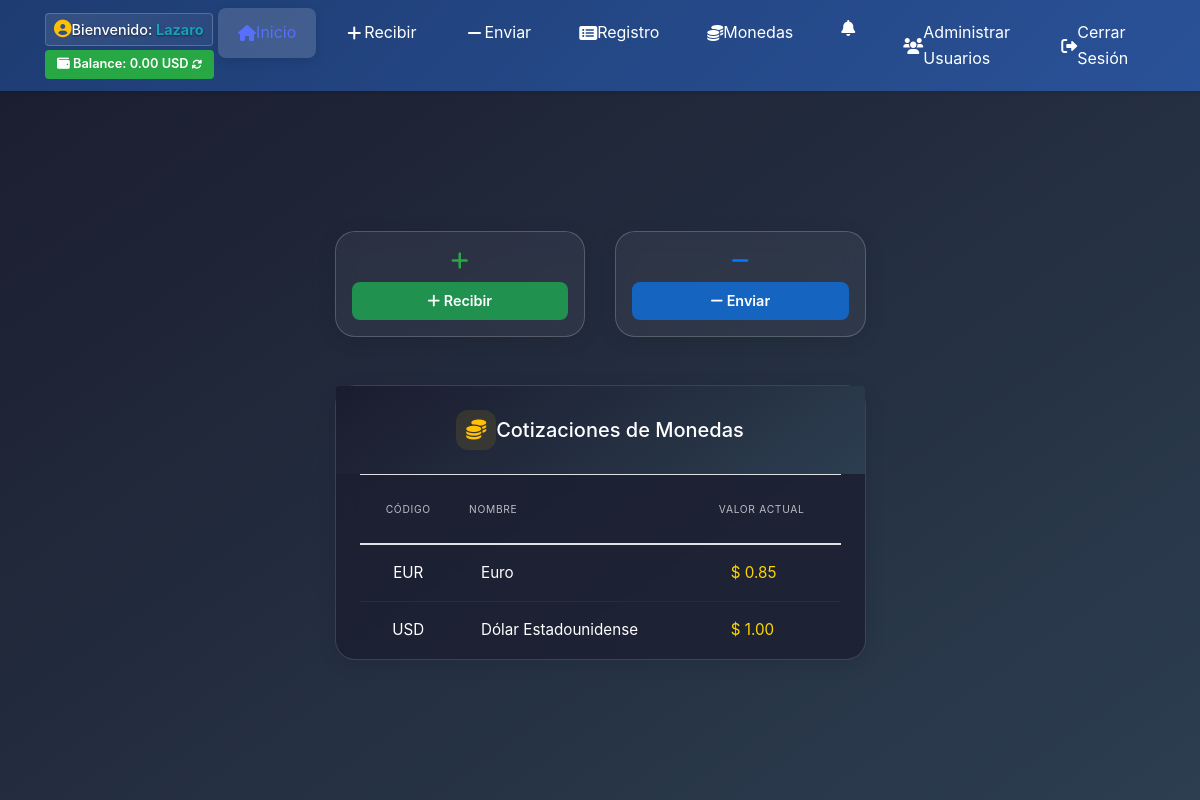
Page /eglisapp/ (signed in) on the earlier database version.
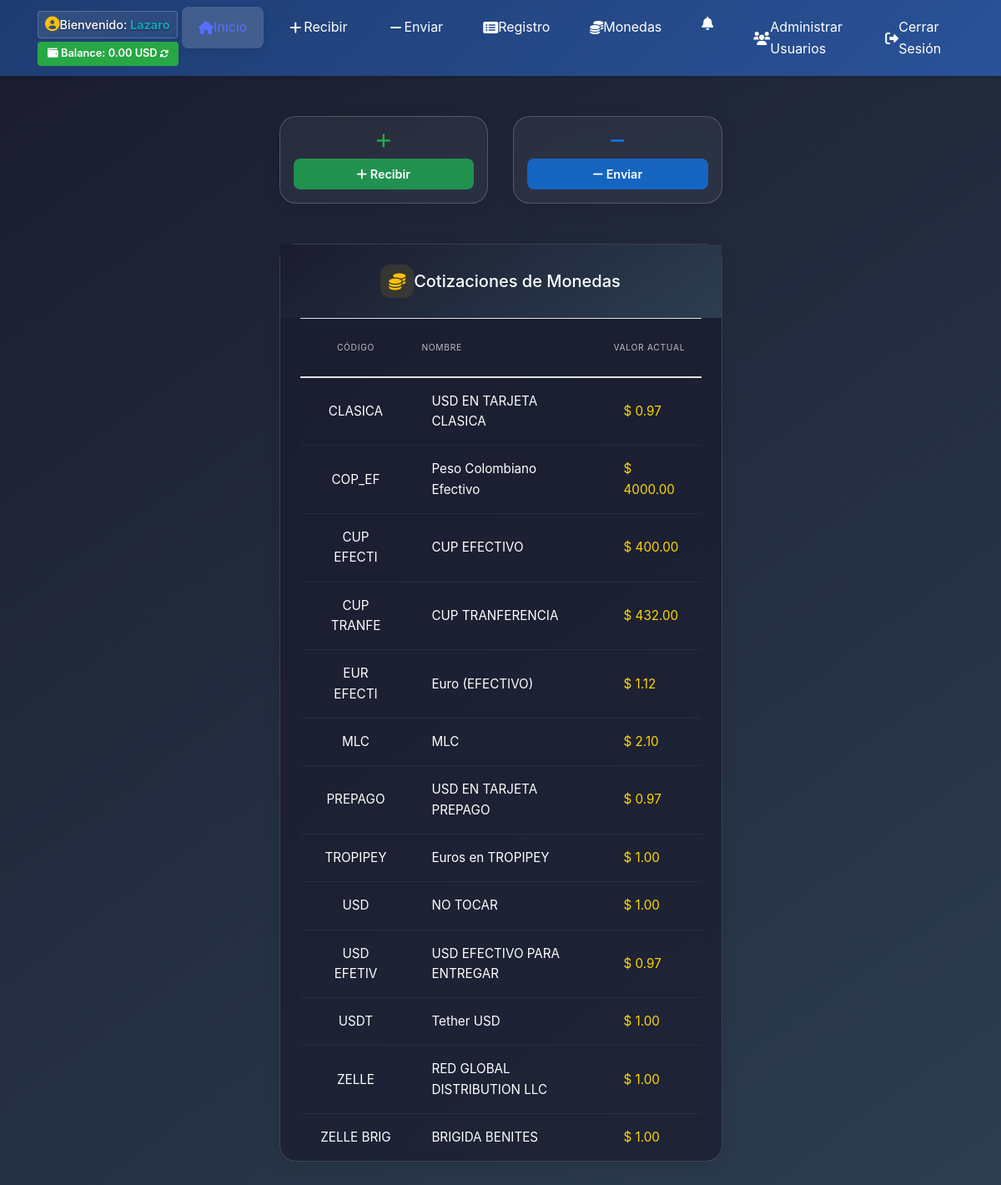
Same page on the later database version.
### remesas/models.py (models this page shows, shortened)
class Moneda(models.Model):
    TIPO_MONEDA_CHOICES = [
        ('efectivo', 'Efectivo'),
        ('transferencia', 'Transferencia'),
    ]
    codigo = models.CharField(max_length=10, unique=True, verbose_name='Código')
    nombre = models.CharField(max_length=50, verbose_name='Nombre')
    valor_actual = models.DecimalField(
        max_digits=15,
        decimal_places=6,
        verbose_name='Valor Actual',
        help_text='Valor actual de la moneda respecto al USD'
    )
    valor_comercial = models.DecimalField(
        max_digits=15,
        decimal_places=6,
        verbose_name='Valor Comercial',
        help_text='Valor comercial de la moneda para transacciones'
    )
    tipo_moneda = models.CharField(
        max_length=20,
        choices=TIPO_MONEDA_CHOICES,
        default='transferencia',
        verbose_name='Tipo de Moneda',
        help_text='Tipo de moneda: efectivo o transferencia'
    )
    activa = models.BooleanField(default=True, verbose_name='Activa')
    fecha_creacion = models.DateTimeField(auto_now_add=True)
    fecha_actualizacion = models.DateTimeField(auto_now=True)
    class Meta:
        verbose_name = 'Moneda'
        verbose_name_plural = 'Monedas'
        ordering = ['codigo']

### eglisapp/views.py (the view)
# urls.py: 2. Add a URL to urlpatterns:  path('', views.home, name='home')
@login_required
def home(request):
    from remesas.models import Moneda
    monedas = Moneda.objects.filter(activa=True)
    return render(request, 'eglisapp/home.html', {'monedas': monedas})

### eglisapp/templates/eglisapp/home.html (shortened to what this page needs)
{% extends "eglisapp/base.html" %}
{% load static %}
{% block content %}
<section class="hero-section min-vh-100 d-flex align-items-center py-4 py-md-5" style="background: transparent;">
    <div class="container px-4">
        <div class="row justify-content-center mb-4 mb-md-5">
            <div class="col-12">
                <div class="row g-2 justify-content-center">
                    <div class="col-5 col-sm-4 col-md-3">
                        <div class="card h-100 bg-recibir hover-shadow transition">
                            <div class="card-body text-center p-2 p-sm-3">
                                <div class="mb-2">
                                    <i class="fas fa-plus fa-lg text-success"></i>
                                </div>
                                <a href="{% url 'remesas:nueva_remesa' %}" class="btn w-100 btn-action btn-recibir btn-compact">
                                    <i class="fas fa-plus me-1"></i> Recibir
                                </a>
                            </div>
                        </div>
                    </div>
                    <div class="col-5 col-sm-4 col-md-3">
                        <div class="card h-100 bg-enviar hover-shadow transition">
                            <div class="card-body text-center p-2 p-sm-3">
                                <div class="mb-2">
                                    <i class="fas fa-minus fa-lg text-primary"></i>
                                </div>
                                <a href="{% url 'remesas:crear_pago' %}" class="btn w-100 btn-action btn-enviar btn-compact">
                                    <i class="fas fa-minus me-1"></i> Enviar
                                </a>
                            </div>
                        </div>
                    </div>
                </div>
            </div>
        </div>
        <div class="row justify-content-center">
            <div class="col-12 col-md-8 col-lg-6">
                <div class="card shadow-lg cotizaciones-card">
                    <div class="card-header py-4 border-0" style="background: linear-gradient(145deg, #1a1c2e, #2c3e50);">
                        <div class="d-flex align-items-center justify-content-center">
                            <div class="header-icon me-3">
                                <i class="fas fa-coins fa-lg text-warning"></i>
                            </div>
                            <h5 class="mb-0 text-white fw-semibold">Cotizaciones de Monedas</h5>
                        </div>
                    </div>
                    <div class="card-body px-4 py-0">
                        <div class="table-responsive">
                            <table class="table table-hover mb-0 cotizaciones-table">
                                <thead>
                                    <tr>
                                        <th class="py-4 text-center text-uppercase"><small>Código</small></th>
                                        <th class="py-4 text-uppercase"><small>Nombre</small></th>
                                        <th class="py-4 text-end text-uppercase"><small>Valor Actual</small></th>
                                    </tr>
                                </thead>
                                <tbody>
                                    {% for moneda in monedas %}
                                    <tr class="cotizacion-row">
                                        <td class="py-3 px-4 border-0 text-center">
                                            <span class="text-white-75">{{ moneda.codigo }}</span>
                                        </td>
                                        <td class="py-3 px-4 border-0">
                                            <span class="text-white-75">{{ moneda.nombre }}</span>
                                        </td>
                                        <td class="py-3 px-4 border-0 text-end">
                                            <span class="fw-semibold" style="color: #ffd700;">$ {{ moneda.valor_actual|floatformat:2 }}</span>
                                        </td>
                                    </tr>
                                    {% endfor %}
                                </tbody>
                            </table>
                        </div>
                    </div>
                </div>
            </div>
        </div>
    </div>
</section>
{% endblock %}

### eglisapp/templates/eglisapp/base.html (shortened to what this page needs)
<!DOCTYPE html>
<html lang="es">
<head>
    {% load static %}
    <link href="{% static 'eglisapp/vendor/bootstrap/css/bootstrap.min.css' %}" rel="stylesheet">
    <link href="{% static 'eglisapp/css/gestion.css' %}" rel="stylesheet">
    <link rel="stylesheet" href="https://cdnjs.cloudflare.com/ajax/libs/font-awesome/6.0.0/css/all.min.css">
    <link rel="stylesheet" href="https://cdn.jsdelivr.net/npm/sweetalert2@11/dist/sweetalert2.min.css">
</head>
<body{% block body_class %}{% endblock %}>
    <nav class="navbar navbar-expand-lg navbar-dark sticky-top py-2" id="mainNav">
        <div class="container">
            {% if user.is_authenticated %}
            <div class="d-flex flex-column align-items-start">
              <div class="text-white mb-1 px-2 py-1 rounded" style="background: linear-gradient(135deg, rgba(255,255,255,0.1), rgba(255,255,255,0.05)); border: 1px solid rgba(255,255,255,0.2); backdrop-filter: blur(10px);">
                <div class="d-flex align-items-center gap-2">
                  <i class="fas fa-user-circle text-warning" style="font-size: 1.1rem;"></i>
                  <span style="font-size: 0.9rem; font-weight: 500; text-shadow: 0 1px 2px rgba(0,0,0,0.5);">
                    Bienvenido: <strong class="text-info">{{ user.first_name|default:user.username }}</strong>
                  </span>
                </div>
              </div>
              {% if user.is_authenticated %}
              <div class="d-flex align-items-center">
                {% if user_balance is not None and user_balance >= 0 %}
                <span class="badge bg-success rounded-pill fs-4" id="balance-badge" style="cursor: pointer;" title="Clic para actualizar balance">
                <i class="fas fa-wallet me-1"></i>
                <span class="fw-medium">Balance:</span>
                  <span id="balance-amount">{{ user_balance|floatformat:2 }}</span> <span id="balance-currency">{{ user_balance_moneda }}</span>
                  <i class="fas fa-sync-alt ms-1" id="balance-refresh-icon" style="font-size: 0.8em;"></i>
                </span>
                {% endif %}
              </div>
              {% endif %}
            </div>
            {% endif %}
      <div class="collapse navbar-collapse mt-2 mt-lg-0" id="navbarResponsive">
        <ul class="navbar-nav mx-auto">
          <li class="nav-item {% if request.resolver_match.url_name == 'home' %}active{% endif %}">
            <a class="nav-link d-flex align-items-center gap-2" href="{% url 'home' %}">
              <i class="fas fa-home"></i>
              <span>Inicio</span>
            </a>
          </li>
          <li class="nav-item {% if request.resolver_match.url_name == 'nueva_remesa' %}active{% endif %}">
            <a class="nav-link d-flex align-items-center gap-2" href="{% url 'remesas:nueva_remesa' %}">
              <i class="fas fa-plus fa-fw"></i>
              <span>Recibir</span>
            </a>
          </li>
          <li class="nav-item {% if request.resolver_match.url_name == 'crear_pago' %}active{% endif %}">
            <a class="nav-link d-flex align-items-center gap-2" href="{% url 'remesas:crear_pago' %}">
              <i class="fas fa-minus fa-fw"></i>
              <span>Enviar</span>
            </a>
          </li>
          <li class="nav-item {% if request.resolver_match.url_name == 'registro_transacciones' %}active{% endif %}">
            <a class="nav-link d-flex align-items-center gap-2" href="{% url 'remesas:registro_transacciones' %}">
              <i class="fas fa-list-alt"></i>
              <span>Registro</span>
            </a>
          </li>
          {% if user_tipo == 'admin' or user_tipo == 'contable' %}
          <li class="nav-item {% if request.resolver_match.url_name == 'lista_monedas' %}active{% endif %}">
            <a class="nav-link d-flex align-items-center gap-2" href="{% url 'remesas:lista_monedas' %}">
              <i class="fas fa-coins"></i>
              <span>Monedas</span>
            </a>
          </li>
          {% endif %}
          {% if user.is_authenticated and user_tipo == 'admin' %}
          <li class="nav-item {% if request.resolver_match.url_name == 'destinatarios' %}active{% endif %}">
            <a class="nav-link d-flex align-items-center gap-2" href="{% url 'notificaciones:destinatarios' %}"
               title="Gestión de Destinatarios" data-bs-toggle="tooltip">
              <i class="fas fa-bell"></i>
            </a>
          </li>
          {% endif %}
          {% if user.is_authenticated %}
            {% if user_tipo == 'admin' %}
            <li class="nav-item">
              <a class="nav-link d-flex align-items-center gap-2" href="{% url 'admin_usuarios' %}">
                <i class="fas fa-users"></i>
                <span>Administrar Usuarios</span>
              </a>
            </li>
            {% endif %}
            <li class="nav-item">
              <a class="nav-link d-flex align-items-center gap-2" href="{% url 'login:logout' %}">
                <i class="fas fa-sign-out-alt"></i>
                <span>Cerrar Sesión</span>
              </a>
            </li>
          {% endif %}
        </ul>
      </div>
    </div>
  </nav>
  <div class="pull-to-refresh-container">
  </div>
    {% block content %}
    {% endblock %}
</body>
</html>

### eglisapp/static/eglisapp/css/gestion.css (style rules this page uses)
:root { --primary-gradient: linear-gradient(135deg, #1a2980 0%, #576ffb 100%); --text-color: #e2e8f0; --nav-bg: rgba(26, 32, 44, 0.95); --nav-text: #ffffff; --accent: #4facfe; --hover-color: #576ffb; --card-bg: rgba(26, 32, 44, 0.8); --border-color: rgba(255, 255, 255, 0.1); --nav-hover-bg: rgba(255, 255, 255, 0.1); --nav-active-bg: rgba(255, 255, 255, 0.15); }
body { display: grid; grid-template-rows: auto 1fr auto; min-height: 100vh; background-color: #07519c; color: #1e293b; font-family: 'Inter', sans-serif; line-height: 1.6; margin: 0; padding: 0; }
.hero-section { background: var(--primary-gradient); padding: 6rem 0; position: relative; overflow: hidden; }
.hero-section::before { content: ''; position: absolute; top: 0; left: 0; right: 0; bottom: 0; background: url('../img/pattern.png'); opacity: 0.1; }
.navbar-dark { background: linear-gradient(135deg, #1e3c72 0%, #2a5298 100%); box-shadow: 0 2px 4px rgba(0, 0, 0, 0.1); }
.nav-item { margin: 0 0.25rem; position: relative; border-radius: 8px; transition: all 0.3s ease; }
.nav-link { color: var(--nav-text) !important; padding: 0.75rem 1.25rem !important; border-radius: 8px; transition: all 0.3s cubic-bezier(0.4, 0, 0.2, 1); position: relative; overflow: hidden; }
.nav-link::before { content: ''; position: absolute; top: 0; left: 0; width: 100%; height: 100%; background: var(--nav-hover-bg); transform: translateX(-100%); transition: transform 0.3s ease; z-index: -1; border-radius: 8px; }
.nav-item.active .nav-link { background: var(--nav-active-bg); color: var(--hover-color) !important; box-shadow: 0 4px 12px rgba(0, 0, 0, 0.1); }

### eglisapp/templates/eglisapp/base.html (style rules this page uses)
:root { --navbar-height-mobile: 60px; --navbar-height-desktop: 80px; }
html, body { -webkit-tap-highlight-color: transparent; margin: 0; padding: 0; min-height: 100vh; color: #ffffff; }
body { background: linear-gradient(145deg, #1a1c2e, #2c3e50) fixed; background-size: cover; }
.pull-to-refresh-container { position: fixed; top: 0; left: 0; right: 0; height: 120px; z-index: 2000; pointer-events: none; overflow: hidden; }
.navbar { min-height: var(--navbar-height-mobile); }
@media (min-width: 992px) { .navbar { min-height: var(--navbar-height-desktop); } }
.nav-link { padding: 0.75rem 1rem; }
.badge { padding: 0.5em 0.75em; }

### eglisapp/templates/eglisapp/home.html (style rules this page uses)
.hover-shadow { transition: all 0.3s ease; border: 1px solid rgba(255, 255, 255, 0.1); }
.transition { transition: all 0.3s ease; }
.bg-recibir { background: #219150; color: #fff; border: none; }
.bg-enviar { background: #1565c0; color: #fff; border: none; }
.btn-recibir { background-color: #219150; color: #fff; }
.btn-enviar { background-color: #1565c0; color: #fff; }
.btn-action { padding: 0.75rem 1.5rem; font-weight: 600; border-radius: 0.5rem; transition: all 0.3s ease; border: none; }
.btn-compact { padding: 0.5rem 0.75rem; font-size: 0.9rem; font-weight: 600; }
.cotizaciones-card { background: rgba(26, 28, 46, 0.7); }
.header-icon { width: 40px; height: 40px; display: flex; align-items: center; justify-content: center; background: rgba(255, 193, 7, 0.1); border-radius: 12px; }
.cotizaciones-table { font-size: 0.95rem; color: #fff; margin: 0; }
.cotizaciones-table thead { border-bottom: 2px solid rgba(255, 255, 255, 0.1); }
.cotizaciones-table th { font-weight: 600; letter-spacing: 0.7px; color: rgba(255, 255, 255, 0.7); text-transform: uppercase; font-size: 0.8rem; }
.cotizacion-row { border-bottom: 1px solid rgba(255, 255, 255, 0.05); }
.cotizacion-row td { vertical-align: middle; }
.cotizacion-row:last-child { border-bottom: none; }
.card { backdrop-filter: blur(10px); border: 1px solid rgba(255, 255, 255, 0.15); border-radius: 1.25rem; box-shadow: 0 4px 20px rgba(0, 0, 0, 0.1); }
.card.bg-recibir, .card.bg-enviar { background-color: rgba(255, 255, 255, 0.05); backdrop-filter: blur(10px); border: 1px solid rgba(255, 255, 255, 0.2); }
.badge { font-weight: 600; padding: 0.5rem 0.75rem; font-size: 0.8rem; }
.card, .btn, .badge { transition: all 0.3s cubic-bezier(0.4, 0, 0.2, 1); }
.table tbody tr { transition: background-color 0.2s ease; }

Differences in the rows shown:
changed Moneda "USD": nombre "Dólar Estadounidense" → "NO TOCAR"
added Moneda: codigo "CLASICA", nombre "USD EN TARJETA CLASICA", valor_actual "0.97"
added Moneda: codigo "COP_EF", nombre "Peso Colombiano Efectivo", valor_actual "4000.00"
added Moneda: codigo "CUP EFECTI", nombre "CUP EFECTIVO", valor_actual "400.00"
added Moneda: codigo "CUP TRANFE", nombre "CUP TRANFERENCIA", valor_actual "432.00"
changed Moneda: codigo "EUR" → "EUR EFECTI"; nombre "Euro" → "Euro (EFECTIVO)"; valor_actual "0.85" → "1.12"
added Moneda: codigo "MLC", nombre "MLC", valor_actual "2.10"
added Moneda: codigo "PREPAGO", nombre "USD EN TARJETA PREPAGO", valor_actual "0.97"
added Moneda: codigo "TROPIPEY", nombre "Euros en TROPIPEY", valor_actual "1.00"
added Moneda: codigo "USD EFETIV", nombre "USD EFECTIVO PARA ENTREGAR", valor_actual "0.97"
added Moneda: codigo "USDT", nombre "Tether USD", valor_actual "1.00"
added Moneda: codigo "ZELLE", nombre "RED GLOBAL DISTRIBUTION LLC", valor_actual "1.00"
added Moneda: codigo "ZELLE BRIG", nombre "BRIGIDA BENITES", valor_actual "1.00"
